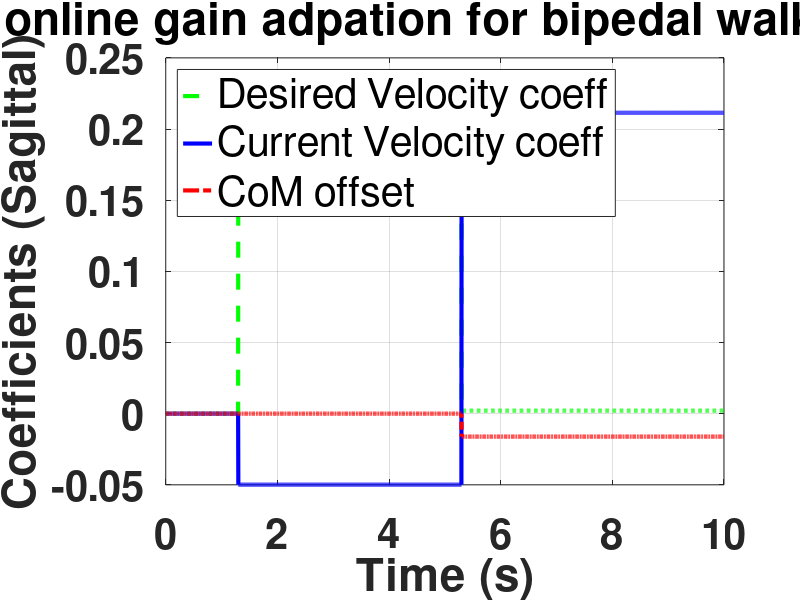
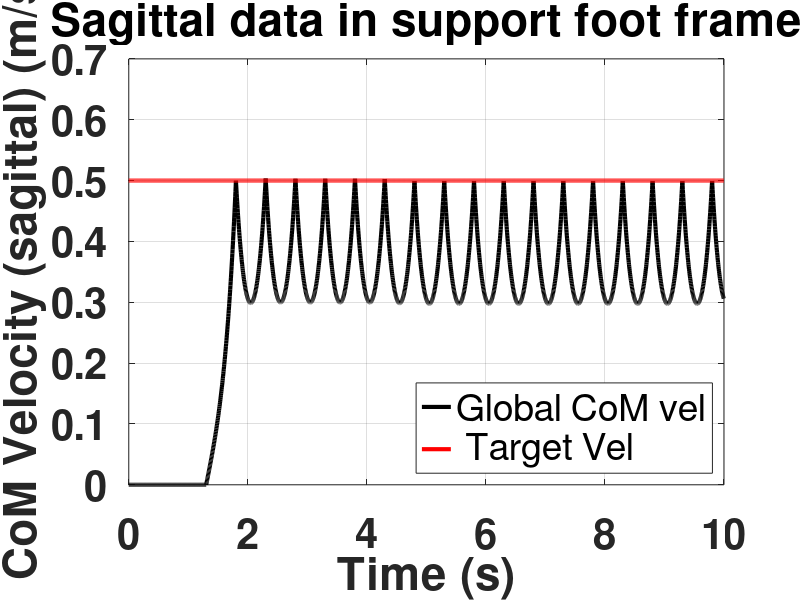

MATLAB code for these plots, in order:
clear;
clc;
close all;
load LateralGait.txt;

time = LateralGait(:,1);
xcom = LateralGait(:,2);
dxcom = LateralGait(:,3);
ddxcom = LateralGait(:,4);
xcop = LateralGait(:,5);

PredictTime = LateralGait(:,6);
PredictFP = LateralGait(:,7);
PredictVel= LateralGait(:,8);
dis_ddy = LateralGait(:,9);
% fp_wrt_com = LateralGait(:,10);

fp_wrt_com = LateralGait(:,11);
com_wrt_stance_foot = LateralGait(:,12);

coeff_v0 = LateralGait(:,13);
coeff_vd = LateralGait(:,14);
coeff_com_offset= LateralGait(:,15);

%%
result(1) = figure('name','online gain adpation for bipedal walking','units','normalized','outerposition',[0 0 1 1]);

% subplot(2,1,1)
plot(time,coeff_v0,'g--','LineWidth',3);
hold on; grid on;
title('online gain adpation for bipedal walking','FontSize',30);
plot(time,coeff_vd,'b-','LineWidth',3);
 plot(time, coeff_com_offset,'r-.','LineWidth',3);

xlabel('Time (s)','FontSize',30);
ylabel('Coefficients (Sagittal)','FontSize',30);
% legend('Offset coefficient','CoM Pos coefficient',' CoM Vel coefficient','location','southeast')
set(gca,'fontsize',30,'FontWeight','bold');
% legend({'Current Velocity coeff','Desired Velocity coeff'},'FontSize',30,'Location','northwest')
legend({'Desired Velocity coeff','Current Velocity coeff','CoM offset'},'FontSize',30,'Location','northwest')

% saveimages_name =sprintf('%s/online_gain_adpation_for_bipedal_walking',saveimages_dir);
% saveas(result(1),saveimages_name);  
%  print(result(1),saveimages_name,'-dpng','-r300');
% print(result(1),saveimages_name,'-dpdf','-r0');
%% plot result -  CoM vel and desired vel(Sagittal)
result(2)=figure('name','Validation of online estimation method (Sagittal vel)','units','normalized','outerposition',[0 0 1 1]);

plot(time,dxcom,'k','LineWidth',3);
hold on; grid on;
title('Sagittal data in support foot frame','FontSize',25);
target_vel= ones(size(dxcom,1),1)*0.5;
plot(time,target_vel,'r','LineWidth',3);
% Reference of Global COM pos
% plot(time, com_ref_x,'g--');

xlabel('Time (s)','FontSize',25);
ylabel('CoM Velocity (sagittal) (m/s)','FontSize',30);
legend({'Global CoM vel',' Target Vel'},'FontSize',30,'Location','southeast')
set(gca,'fontsize',30,'FontWeight','bold');
% saveas(result(3),'result/images/Validation of online estimation method (Local Sagittal).png');  
% saveimages_name =sprintf('%s/Validation of online estimation method (Vel Sagittal)',saveimages_dir);
% saveas(result(3),saveimages_name); 
% print(result(2),saveimages_name,'-dpng','-r300');

%%
% figure;
% plot(time,fp_wrt_com);
% figure;
% plot(time,com_wrt_stance_foot);


%{
figure;
% return;
% f2=figure(2);set(f2,'name','PredictFP VS PredictTime + dyCOM vs t','numbertitle','off')
subplot(2,2,1);
% clf;
hold on; grid on;
plot(time, dycom);
plot(PredictTime, PredictVel,'ro');
xlabel('PredictTime [s]');
ylabel('PredictFP [m]');
% set(f2,'name','PredictFP VS PredictTime + dyCOM vs t','numbertitle','off')



% f3=figure(3);set(f3,'name','PredictFP  VS PredictTime','numbertitle','off')

subplot(2,2,2);
% clf;
hold on; grid on;
% plot(time, dycom);
plot(PredictTime, PredictFP);
% plot(time, PredictVel,'ro');
plot(PredictTime, PredictFP,'ro');
xlabel('PredictTime [s]');
ylabel('PredictFP [m]');

% return;
% f4=figure(4); set(f4,'name','dyCOM VS t','numbertitle','off')
subplot(2,2,3);
% clf;
hold on; grid on;
plot(time, dycom);
xlabel('Time [s]');
ylabel('dycom [m]');


% f5=figure(5); 
% figure;
% clf;
subplot(2,2,4);
hold on; grid on;
plot(time, dis_ddy);
% set(f5,'name','dis_ddy VS t','numbertitle','off')
title('dis_ddy VS t')

%}
